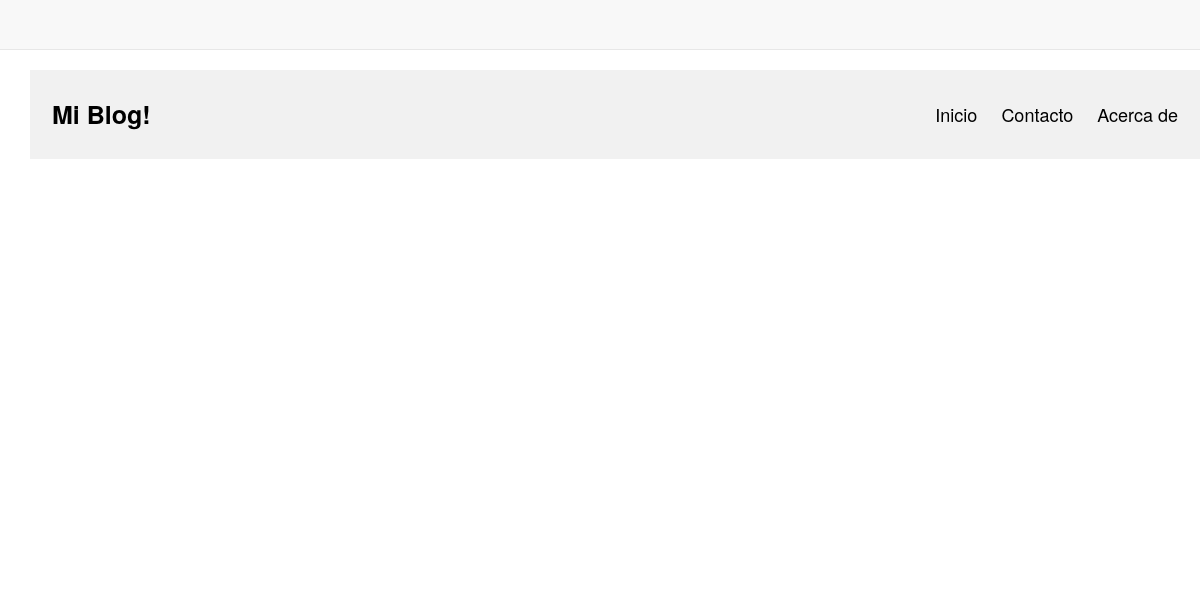
The app's page /, older data.
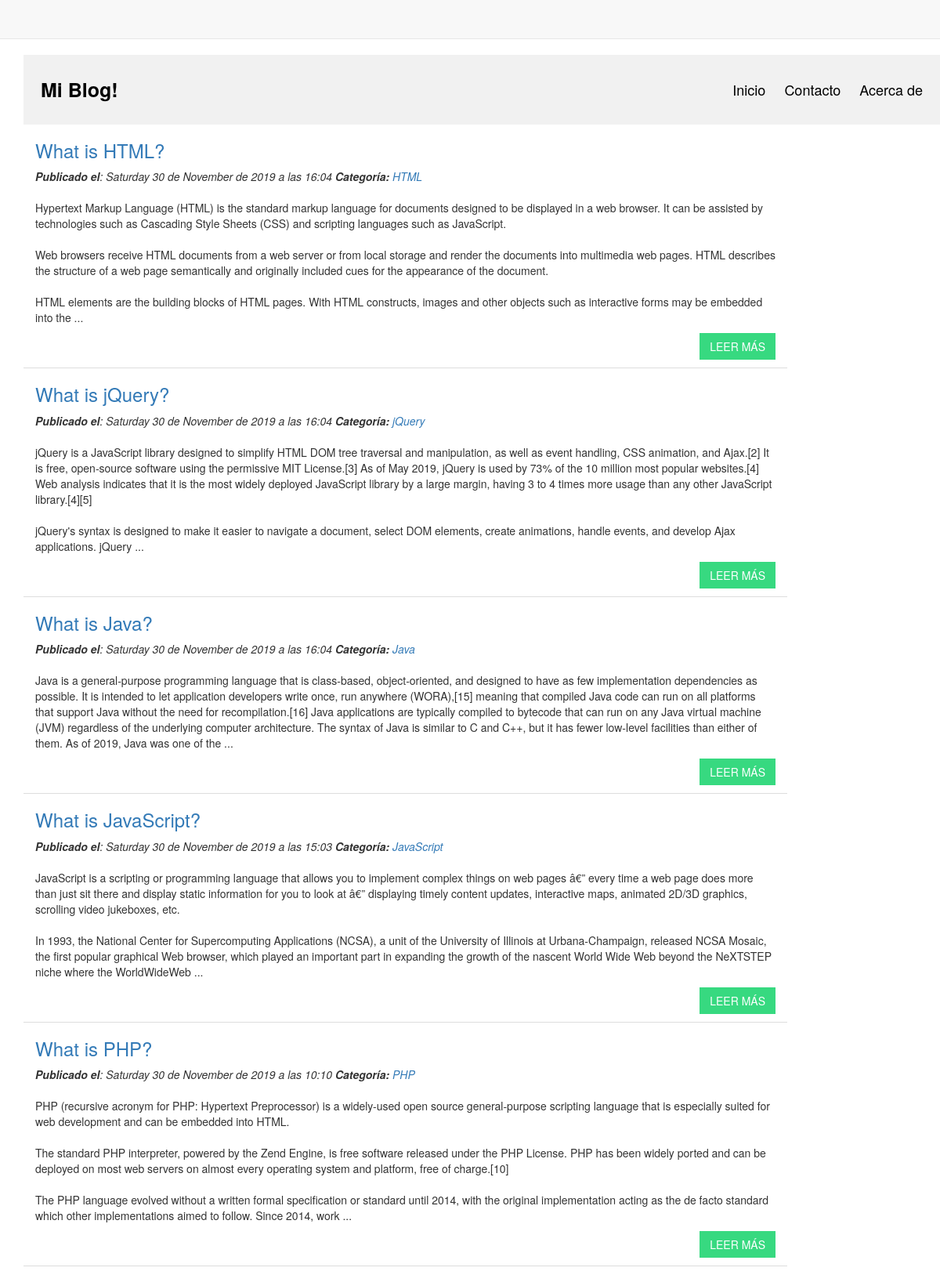
The same page, newer data.
### tables this page shows
CREATE TABLE `cms_posts` (
  `id` int(11) NOT NULL,
  `title` text NOT NULL,
  `message` text NOT NULL,
  `category_id` int(11) NOT NULL,
  `userid` int(11) NOT NULL,
  `status` enum('publicada','pendiente','archivada','') NOT NULL DEFAULT 'publicada',
  `created` datetime NOT NULL,
  `updated` datetime NOT NULL DEFAULT current_timestamp()
);

CREATE TABLE `cms_category` (
  `id` int(11) NOT NULL,
  `name` varchar(100) NOT NULL
);

### class/Articles.php (called while the page is built, shortened)
<?php
class Articles {
	private $postTable = 'cms_posts';
	private $categoryTable = 'cms_category';
	private $userTable = 'cms_user';
	private $conn;
	public function __construct($db){
        $this->conn = $db;
    }
	public function getArticles(){
		$query = '';
		$sqlQuery = "
			SELECT p.id, p.title, p.message, p.category_id, u.first_name, u.last_name, p.status, p.created, p.updated, c.name as category
			FROM ".$this->postTable." p
			LEFT JOIN ".$this->categoryTable." c ON c.id = p.category_id
			LEFT JOIN ".$this->userTable." u ON u.id = p.userid
			WHERE p.status ='publicada' $query ORDER BY p.id DESC";
		$stmt = $this->conn->prepare($sqlQuery);
		$stmt->execute();
		$result = $stmt->get_result();
		return $result;
	}
	function formatMessage($string, $wordsreturned) {
		$retval = $string;
		$array = explode(" ", $string);
		if (count($array)<=$wordsreturned)
		{
		$retval = $string;
		}
		else
		{
		array_splice($array, $wordsreturned);
		$retval = implode(" ", $array)." ...";
		}
		return $retval;
	}
}

### index.php (the view, shortened to what this page needs)
<?php
include_once 'config/Database.php';
include_once 'class/Articles.php';
$database = new Database();
$db = $database->getConnection();
$article = new Articles($db);
$article->id = 0;
$result = $article->getArticles();
include('inc/header.php');
?>
<link href="css/style.css" rel="stylesheet" id="bootstrap-css">
<?php include('inc/container.php'); ?>
<div class="container">
	<div id="blog" class="row">
		<div class="header">
			<a href="#default" class="logo">Mi Blog!</a>
			<div class="header-right">
				<a href="index.php">Inicio</a>
				<a href="#contact">Contacto</a>
				<a href="#about">Acerca de</a>
			</div>
		</div>
		<?php
		while ($post = $result->fetch_assoc()) {
			$date = date_create($post['created']);
			$fecha = date_timestamp_get($date);
			$message = str_replace("\n\r", "<br><br>", $post['message']);
			$message = $article->formatMessage($message, 100);
		?>
			<div class="col-md-10 blogShort">
				<h3><a href="view.php?id=<?php echo $post['id']; ?>"><?php echo $post['title']; ?></a></h3>
				<em><strong>Publicado el</strong>: <?php echo utf8_encode(ucfirst(strftime('%A %e de %B de %Y a las %H:%I', $fecha))); ?></em>
				<em><strong>Categoría:</strong> <a href="#" target="_blank"><?php echo $post['category']; ?></a></em>
				<br><br>
				<article>
					<p><?php echo $message; ?> </p>
				</article>
				<a class="btn btn-blog pull-right" href="view.php?id=<?php echo $post['id']; ?>">LEER MÁS</a>
			</div>
		<?php } ?>
	</div>
</div>
<?php include('inc/footer.php'); ?>

### inc/header.php (shortened to what this page needs)
<!DOCTYPE html>
<html>
<head>
    <link rel="stylesheet" href="https://maxcdn.bootstrapcdn.com/bootstrap/3.3.5/css/bootstrap.min.css">

### inc/container.php (shortened to what this page needs)
</head>
<body class="">
  <div role="navigation" class="navbar navbar-default navbar-static-top">
  </div>
  <div class="container" style="min-height:500px;">

### inc/footer.php (shortened to what this page needs)
</div>
</body>
</html>

### css/style.css (style rules this page uses)
.blogShort { border-bottom: 1px solid #ddd; }
.btn-blog { color: #ffffff; background-color: #37d980; border-color: #37d980; border-radius: 0; margin-bottom: 10px }
.header { overflow: hidden; background-color: #f1f1f1; padding: 20px 10px; }
.header a { float: left; color: black; text-align: center; padding: 12px; text-decoration: none; font-size: 18px; line-height: 25px; border-radius: 4px; }
.header a.logo { font-size: 25px; font-weight: bold; }
.header-right { float: right; }

Row changes from the older to the newer data that the page shows:
now on this page (row edited): cms_posts: title "What is HTML?", created "Saturday 30 de November de 2019 a las 16:04", cms_category.name "HTML", message "Hypertext Markup Language (HTML) is the standard markup language for documents designed to be displayed in a web browser. It can be assisted by technologies such as Cascading Style Sheets (CSS) and scripting languages such as JavaScript. Web browsers receive HTML documents from a web server or from local storage and render the documents into multimedia web pages. HTML describes the structure of a web page semantically and originally included cues for the appearance of the document. HTML elements are the building blocks of HTML pages. With HTML constructs, images and other objects such as interactive forms may be embedded into the ..."
now on this page (row edited): cms_posts: title "What is jQuery?", created "Saturday 30 de November de 2019 a las 16:04", cms_category.name "jQuery", message "jQuery is a JavaScript library designed to simplify HTML DOM tree traversal and manipulation, as well as event handling, CSS animation, and Ajax.[2] It is free, open-source software using the permissive MIT License.[3] As of May 2019, jQuery is used by 73% of the 10 million most popular websites.[4] Web analysis indicates that it is the most widely deployed JavaScript library by a large margin, having 3 to 4 times more usage than any other JavaScript library.[4][5] jQuery's syntax is designed to make it easier to navigate a document, select DOM elements, create animations, handle events, and develop Ajax applications. jQuery ...", shown under "What is HTML?"
now on this page (row edited): cms_posts: title "What is Java?", created "Saturday 30 de November de 2019 a las 16:04", cms_category.name "Java", message "Java is a general-purpose programming language that is class-based, object-oriented, and designed to have as few implementation dependencies as possible. It is intended to let application developers write once, run anywhere (WORA),[15] meaning that compiled Java code can run on all platforms that support Java without the need for recompilation.[16] Java applications are typically compiled to bytecode that can run on any Java virtual machine (JVM) regardless of the underlying computer architecture. The syntax of Java is similar to C and C++, but it has fewer low-level facilities than either of them. As of 2019, Java was one of the ...", shown under "What is jQuery?"
now on this page (row edited): cms_posts: title "What is JavaScript?", created "Saturday 30 de November de 2019 a las 15:03", cms_category.name "JavaScript", message "JavaScript is a scripting or programming language that allows you to implement complex things on web pages â€” every time a web page does more than just sit there and display static information for you to look at â€” displaying timely content updates, interactive maps, animated 2D/3D graphics, scrolling video jukeboxes, etc. In 1993, the National Center for Supercomputing Applications (NCSA), a unit of the University of Illinois at Urbana-Champaign, released NCSA Mosaic, the first popular graphical Web browser, which played an important part in expanding the growth of the nascent World Wide Web beyond the NeXTSTEP niche where the WorldWideWeb ...", shown under "What is Java?"
now on this page (row edited): cms_posts: title "What is PHP?", created "Saturday 30 de November de 2019 a las 10:10", cms_category.name "PHP", message "PHP (recursive acronym for PHP: Hypertext Preprocessor) is a widely-used open source general-purpose scripting language that is especially suited for web development and can be embedded into HTML. The standard PHP interpreter, powered by the Zend Engine, is free software released under the PHP License. PHP has been widely ported and can be deployed on most web servers on almost every operating system and platform, free of charge.[10] The PHP language evolved without a written formal specification or standard until 2014, with the original implementation acting as the de facto standard which other implementations aimed to follow. Since 2014, work ...", shown under "What is JavaScript?"
